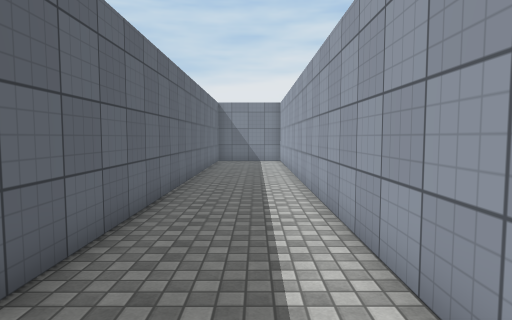
View 1 (above)

20 first-person views from a walk through a Unity game level. The camera is 1.5 m above the floor, tilts 4° down and sees 75° across. Doors are open. The floor is counted in squares, 1 m on a side. Each view is taken from the middle of a square. On the plan, view 1 faces up. The plan holds only what a view shows up to about 15 squares ahead; the rest is blank. The player character is not drawn. Surface patterns are stand-ins for the level's own textures.

View 2
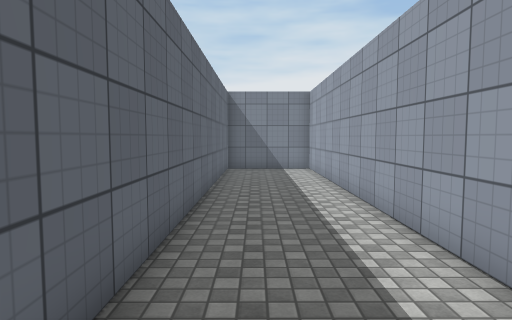

View 3
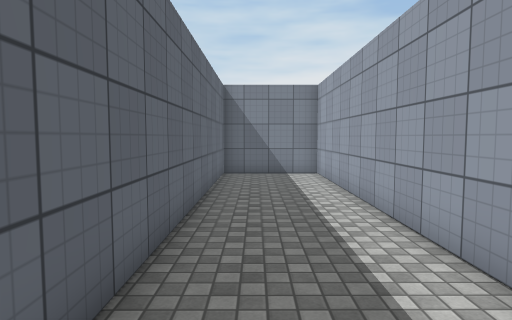

View 4
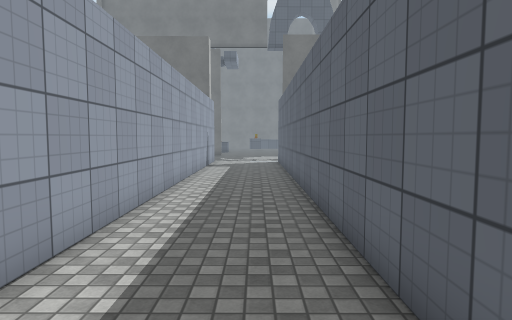

View 5
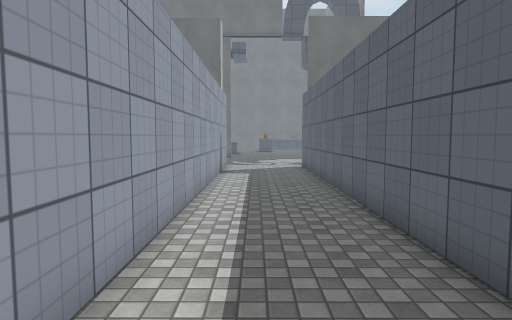

View 6
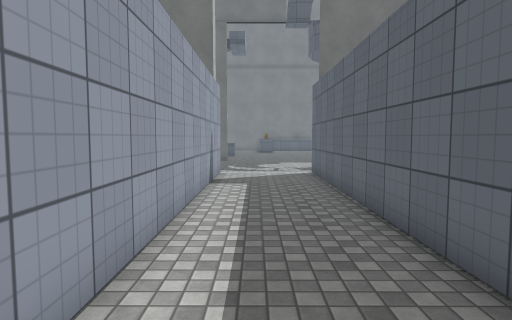

View 7
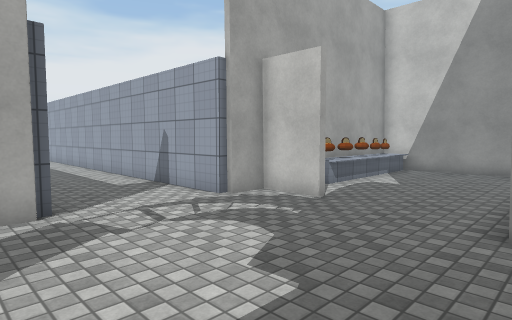

View 8
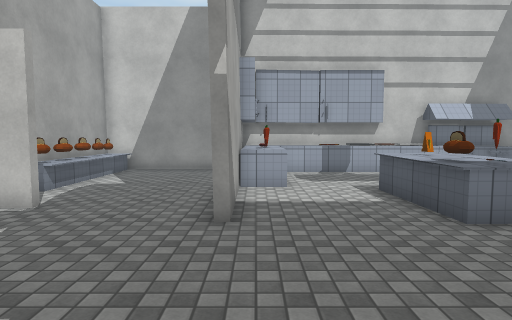

View 9
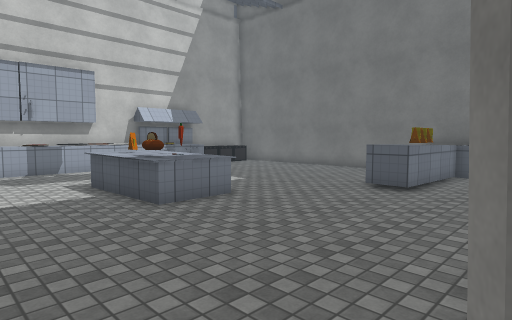

View 10
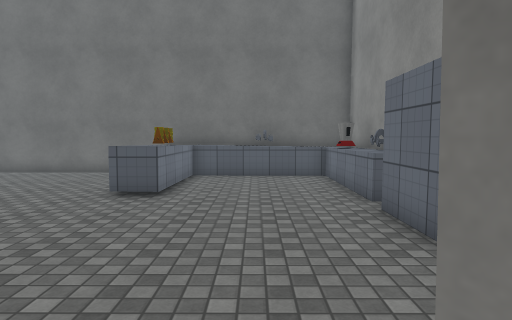

View 11
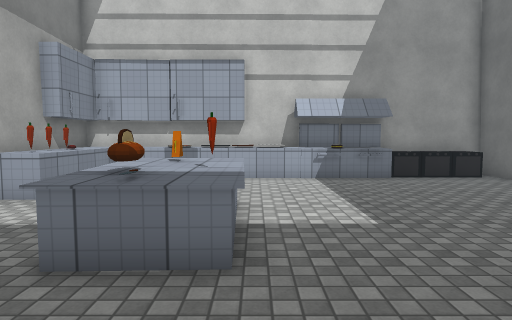

View 12
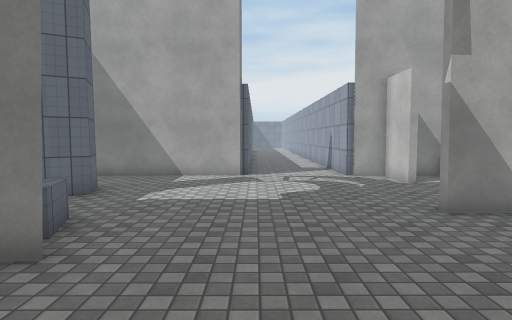

View 13
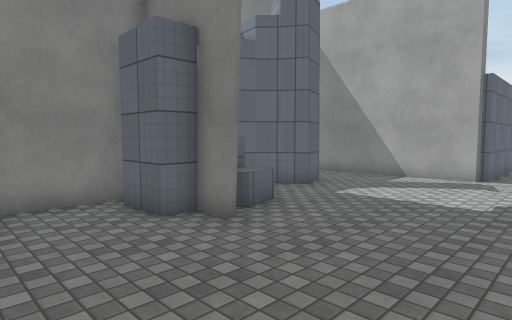

View 14
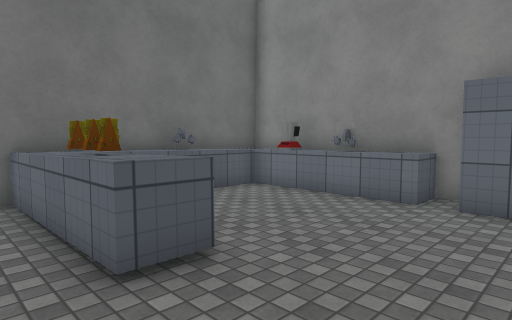

View 15
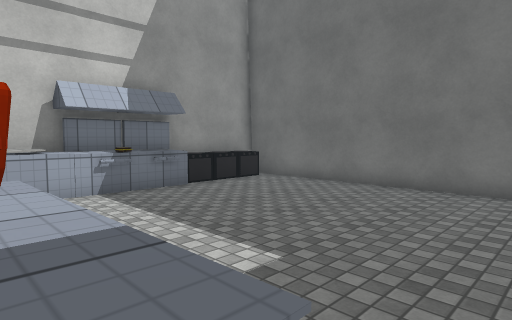

View 16
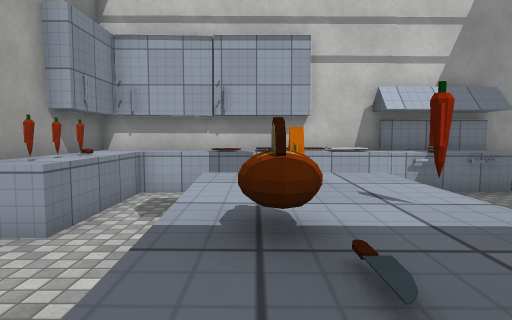

View 17
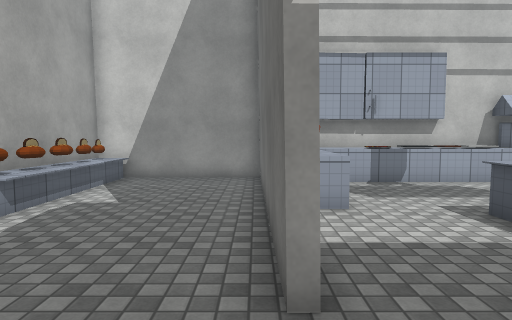

View 18
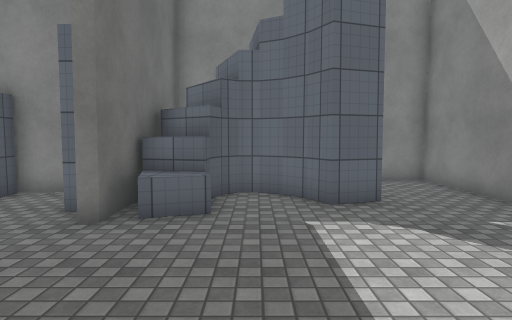

View 19
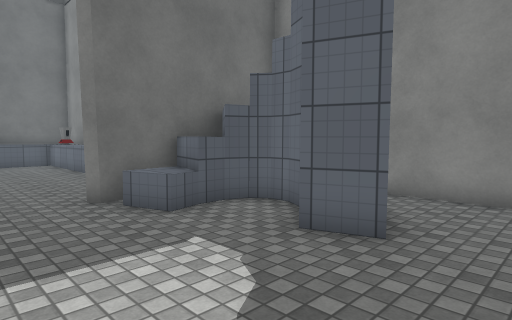

View 20
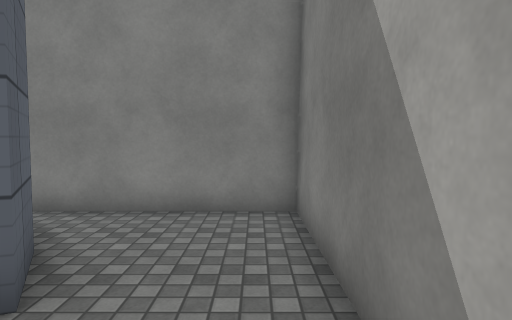

### Floor plan
Points are (right, up) in squares from view 1. A wall is a line through its corners. A room is listed if a view was taken in it or the views show most of it. See-through windows are left out.
Room 1 (views 1, 6)
walls: (1.5, -9.4) (1.5, 3.6); (-2.3, 3.5) (-2.3, -9.6)
ways out: open door at (-0.5, 3.5) to room 2; open door at (-0.5, -9.5) to room 3
Room 2 (views 2, 3, 4, 5)
walls: (1.5, 3.6) (1.5, 20.6); (-2.3, 20.6) (-2.3, 3.5)
ways out: open door at (-0.5, 3.5) to room 1; open door at (-0.5, 19.5)
Room 3 (views 7, 8, 9, 10, 11, 12, 13, 14, 15, 16, 17, 18, 19, 20)
walls: (-4.5, -21) (-5.7, -21) (-5.7, -21.9) (-7.4, -21.9); (1.8, -23.4) (2.4, -23.4); (-7.9, -21.5) (-7.9, -24.4) (-7.2, -24.4); (-6.7, -24.7) (-6.7, -26.9); (-7.1, -16.7) (-7.7, -17.3) (-7.9, -17.8) (-7.9, -18.5) (-7.7, -18.9) (-7.1, -19.1) (-6.3, -19.1) (-6.7, -20.6); (-8.7, -20.8) (-4.7, -20.7); (5.8, -19.9) (5.8, -19.4); (-6.7, -27.6) (-6.7, -32.7) (-1.6, -32.7) (-1.6, -32.1); (-8.3, -15.9) (-6.8, -15.1) (-6.3, -16.3) (-7.1, -16.8); (2.9, -14.4) (2.9, -12.4) (1.5, -12.4) (1.5, -9.4); (-7.9, -27) (-7.9, -33.9) (0, -33.8); (-1.6, -29.5) (-1.6, -28.3) (-0.3, -28.3); (-2.3, -9.6) (-2.3, -12.1) (-10.7, -12.1) (-10.6, -17.6); (11.1, -18.4) (1.7, -18.5)
low walls: (-6.3, -19.1) (-5.5, -18.9) (-5, -20.2); (1.5, -25) (1.5, -22.6) (2.5, -22.6); (3.3, -22.5) (5.3, -22.5)
ways out: open door at (-0.5, -9.5) to room 1; opening at (0.5, -26.5) to room 4; opening at (6, -21) to room 4; open door at (3.5, -16.5) to room 5
objects: other object (-4, -33); other object (-1, -32); other object (-1, -31); other object (-1, -30); other object (3, -24); other object (7, -19)
Room 4 (no view inside)
walls: (9.9, -26.5) (9.9, -22.4); (10.1, -26.1) (10.1, -25); (10.2, -25) (10.2, -24.2); (11.1, -27.1) (11.1, -18.4); (10.1, -24) (10.1, -23); (-0.3, -28.3) (-0.3, -33.9); (9.9, -21.6) (9.9, -19.9) (5.8, -19.9); (0, -33.8) (11.1, -33.7) (11.1, -29.5)
ways out: opening at (0.5, -26.5) to room 3; opening at (6, -21) to room 3
objects: other object (5, -23); other object (10, -33); other object (10, -32); other object (10, -30); other object (10, -29) to (11, -27); other object (10, -22)
Room 5 (no view inside)
walls: (5, -12.4) (4, -12.4); (1.7, -18.3) (11.1, -18.1) (11, -12.3) (6.1, -12.4)
low walls: (6.5, -13.5) (5.4, -13.5); (6.5, -13.2) (5.4, -13.2)
ways out: open door at (3.5, -16.5) to room 3
objects: other object (5, -13); other object (7, -13); other object (8, -13); other object (9, -13); other object (10, -13)

Positions as (right, up) in squares from view 1, and headings:
1: (0, 0), facing up
2: (-1, 5), facing up
3: (-1, 7), facing up
4: (-1, 8), facing down
5: (0, 5), facing down
6: (0, 2), facing down
7: (-4, -19), facing up-right
8: (-4, -19), facing right
9: (-5, -19), facing down-right
10: (-4, -20), facing down
11: (-2, -25), facing right
12: (-2, -25), facing up
13: (0, -25), facing up-left
14: (1, -25), facing down-left
15: (1, -24), facing down-right
16: (1, -23), facing right
17: (-1, -18), facing right
18: (1, -18), facing left
19: (-2, -13), facing down-left
20: (-4, -13), facing left
